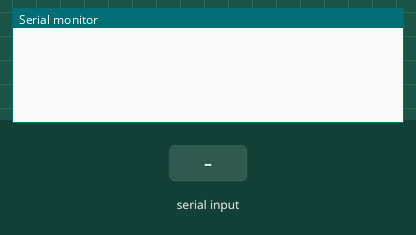
The sketch below on a simulated Arduino Uno, built with avr-gcc and run on an emulated ATmega328P. Shown: the last lines printed to the serial monitor. The test bench sets the inputs (shaded band).

Above: at 1.2 s.
1.3 s: ",\n" received over Serial
At 2.4 s:
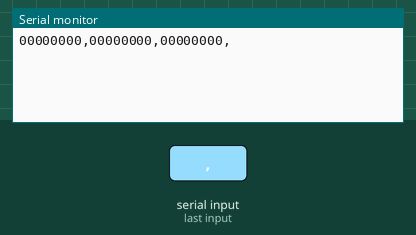
2.8 s: "90,45\n" received over Serial
At 3.6 s:
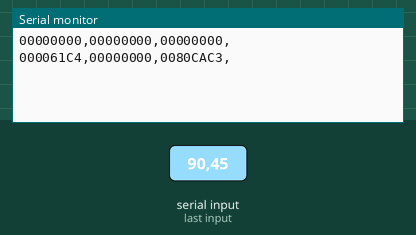
4.3 s: "5\n" received over Serial
At 4.6 s:
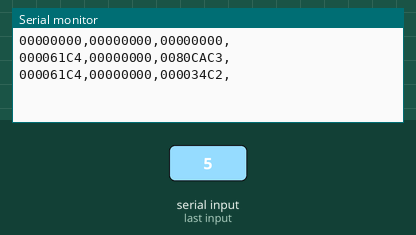
5.8 s: "90\n" received over Serial
At 7.0 s:
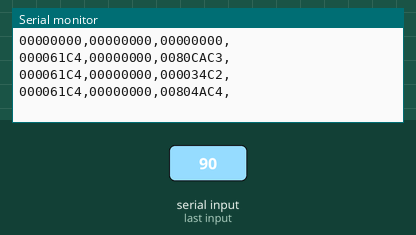
7.3 s: "200\n" received over Serial
At 8.2 s:
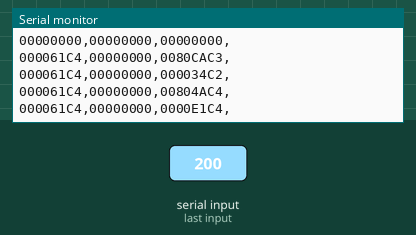
8.8 s: "1,90,45\n" received over Serial
At 9.5 s:
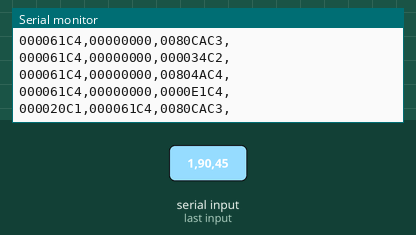

Measured:
- after the input at 1.3 s, the serial monitor: prints a new line at once (image 1)
- after the input at 2.8 s, the serial monitor: prints a new line at once (image 2)
- after the input at 4.3 s, the serial monitor: prints a new line at once (image 3)
- after the input at 5.8 s, the serial monitor: prints a new line at once (image 4)
- after the input at 7.3 s, the serial monitor: prints a new line at once (image 5)
- after the input at 8.8 s, the serial monitor: prints a new line at once (image 6)

The sketch:

HIL_Detumble.ino
```cpp
#include <Wire.h>
#include "CommunicationUtils.h"

int numControl = 3;
int NUMSTATES = 6;
float State[6]; //Expects phi,theta,psi p,q,r
float M_Control[3]; //Send M_Control LMN.
int serialcount = 0;
float Kp[3];
float ptpc[3];
float Kd[3];
float pqrc[3];

void setup()
{
  //Setup Control Gains
  //Initialize Control Variables
   for (int idx = 0;idx<3;idx++){
     Kp[idx] = 10.0;
     Kd[idx] = 9.0;
     pqrc[idx] = 0;
     ptpc[idx] = 0;
   }

  // start serial port at 9600 bps:
  Serial.begin(9600);
}

void loop()
{

  //delay(100); //IF YOU MAKE THIS TOO BIG THE SATELLITE WON'T STABILIZE
  //Only read if you've got adequate data
  //No need to perform a serialEvent because we don't need multiple processes here. We
  //literally just need to perform some calculations on the Arduino and send it back.
  if (Serial.available()) {
    String message = Serial.readStringUntil('\n');
    parseMessage(message);

    //Compute M_Control Based on State Vector
    Control();

    //Send it Back to Processing
    serialPrintFloatArr(M_Control,numControl);
    Serial.println("\r\n");
    Serial.flush(); //wait for outgoing data to go out
  }
}

void Control() {
  //Assume you are reading the Statevector perfectly for now
  //LMNC = Kp*(ptpc-ptp) + Kd*(pqrc-pqr);
  for (int idx = 0;idx < NUMSTATES;idx++){
      if (idx >= 3) {
        //These are angular rates so hit it with Kd
        M_Control[idx-3]+=Kd[idx-3]*(pqrc[idx-3]-State[idx]);
      }
      else {
        //These are euler angles so hit it with Kp
        M_Control[idx] = Kp[idx]*(ptpc[idx]-State[idx]);
      }
  }
}

void parseMessage(String inmessage) {
  String current_val;
  int ctr = 0;
  for (int idx = 0;idx<inmessage.length();idx++){
    if (inmessage[idx] == ',') {
      State[ctr] = current_val.toFloat();
      current_val = "";
      ctr++;
    }
    else {
      current_val+=inmessage[idx];
    }
  }
  State[NUMSTATES-1] = current_val.toFloat(); //Need to get the last one
}
```
